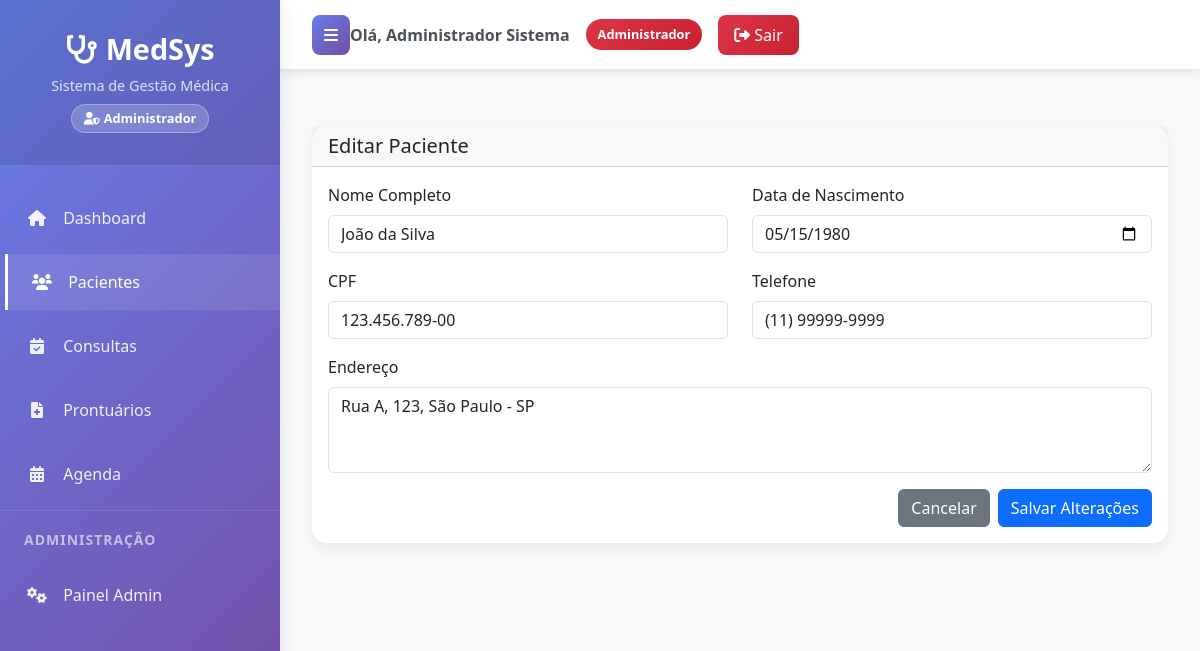
Screenshot of /pacientes/1/editar/ (signed in) with the database file from the repository.
### clinica/models.py (models this page shows, shortened)
class User(AbstractUser):
    USER_TYPE_CHOICES = [
        ('admin', 'Administrador'),
        ('medico', 'Médico'),
        ('recepcionista', 'Recepcionista'),
    ]
    user_type = models.CharField(max_length=20, choices=USER_TYPE_CHOICES, default='recepcionista')
    telefone = models.CharField(max_length=20, blank=True, null=True)

class Paciente(models.Model):
    nome = models.CharField(max_length=100)
    data_nascimento = models.DateField()
    cpf = models.CharField(max_length=14, unique=True)
    telefone = models.CharField(max_length=20)
    endereco = models.TextField()

### prontuario/views.py (the view, shortened to what this page needs)
# urls.py: path('pacientes/<int:paciente_id>/editar/', views.editar_paciente, name='editar_paciente'),
@recepcionista_or_admin_required
def editar_paciente(request, paciente_id):
    paciente = get_object_or_404(Paciente, id=paciente_id)
    return render(request, 'pacientes/editar_paciente.html', {'paciente': paciente})

### templates/pacientes/editar_paciente.html (shortened to what this page needs)
{% extends 'layouts/base.html' %}
{% block content %}
<div class="row mt-4">
    <div class="col-12">
        <div class="card">
            <div class="card-header">
                <h5 class="mb-0">Editar Paciente</h5>
            </div>
            <div class="card-body">
                <form method="POST">
                    <div class="row">
                        <div class="col-md-6 mb-3">
                            <label for="nome" class="form-label">Nome Completo</label>
                            <input type="text" class="form-control" id="nome" name="nome" value="{{ paciente.nome }}" required>
                        </div>
                        <div class="col-md-6 mb-3">
                            <label for="data_nascimento" class="form-label">Data de Nascimento</label>
                            <input type="date" class="form-control" id="data_nascimento" name="data_nascimento" value="{{ paciente.data_nascimento|date:'Y-m-d' }}" required>
                        </div>
                    </div>
                    <div class="row">
                        <div class="col-md-6 mb-3">
                            <label for="cpf" class="form-label">CPF</label>
                            <input type="text" class="form-control" id="cpf" name="cpf" value="{{ paciente.cpf }}" required>
                        </div>
                        <div class="col-md-6 mb-3">
                            <label for="telefone" class="form-label">Telefone</label>
                            <input type="tel" class="form-control" id="telefone" name="telefone" value="{{ paciente.telefone }}" required>
                        </div>
                    </div>
                    <div class="mb-3">
                        <label for="endereco" class="form-label">Endereço</label>
                        <textarea class="form-control" id="endereco" name="endereco" rows="3" required>{{ paciente.endereco }}</textarea>
                    </div>
                    <div class="d-flex justify-content-end">
                        <a href="{% url 'visualizar_paciente' paciente.id %}" class="btn btn-secondary me-2">Cancelar</a>
                        <button type="submit" class="btn btn-primary">Salvar Alterações</button>
                    </div>
                </form>
            </div>
        </div>
    </div>
</div>
{% endblock %}

### templates/layouts/base.html (shortened to what this page needs)
<!DOCTYPE html>
<html lang="pt-BR">
<head>
    <link href="https://cdn.jsdelivr.net/npm/bootstrap@5.3.0/dist/css/bootstrap.min.css" rel="stylesheet">
    <link href="https://cdnjs.cloudflare.com/ajax/libs/font-awesome/6.0.0/css/all.min.css" rel="stylesheet">
</head>
<body>
    <div class="wrapper">
        <nav id="sidebar">
            <div class="sidebar-header">
                <h3><i class="fas fa-stethoscope me-2"></i>MedSys</h3>
                <p>Sistema de Gestão Médica</p>
                {% if user.is_authenticated %}
                    <div class="user-type-badge">
                        {% if user.is_superuser or user.user_type == 'admin' %}
                            <i class="fas fa-user-shield me-1"></i>Administrador
                        {% elif user.user_type == 'medico' %}
                            <i class="fas fa-user-md me-1"></i>Área Médica
                        {% else %}
                            <i class="fas fa-user-cog me-1"></i>Recepção
                        {% endif %}
                    </div>
                {% endif %}
            </div>
            <ul class="list-unstyled components">
                <li {% if request.path == '/dashboard/' %}class="active"{% endif %}>
                    <a href="{% url 'dashboard' %}">
                        <i class="fas fa-home"></i> Dashboard
                    </a>
                </li>
                {% if user.is_superuser or user.user_type == 'admin' or user.user_type == 'recepcionista' %}
                <li {% if 'pacientes' in request.path %}class="active"{% endif %}>
                    <a href="{% url 'pacientes' %}">
                        <i class="fas fa-users"></i> Pacientes
                    </a>
                </li>
                {% endif %}
                <li {% if 'consultas' in request.path %}class="active"{% endif %}>
                    <a href="{% url 'consultas' %}">
                        <i class="fas fa-calendar-check"></i>
                        {% if user.user_type == 'medico' %}Minhas Consultas{% else %}Consultas{% endif %}
                    </a>
                </li>
                {% if user.is_superuser or user.user_type == 'admin' or user.user_type == 'medico' %}
                <li {% if 'prontuarios' in request.path %}class="active"{% endif %}>
                    <a href="{% url 'prontuarios' %}">
                        <i class="fas fa-file-medical"></i>
                        {% if user.user_type == 'medico' %}Meus Prontuários{% else %}Prontuários{% endif %}
                    </a>
                </li>
                {% endif %}
                <li {% if 'agenda' in request.path %}class="active"{% endif %}>
                    <a href="{% url 'agenda' %}">
                        <i class="fas fa-calendar-alt"></i> Agenda
                    </a>
                </li>
                {% if user.is_superuser or user.user_type == 'admin' %}
                <li class="nav-header">
                    <small>ADMINISTRAÇÃO</small>
                </li>
                <li>
                    <a href="/admin/" target="_blank">
                        <i class="fas fa-cogs"></i> Painel Admin
                    </a>
                </li>
                {% endif %}
            </ul>
        </nav>
        <div id="content">
            <nav class="navbar top-navbar">
                <div class="navbar-content">
                    <button type="button" id="sidebarCollapse">
                        <i class="fas fa-bars"></i>
                    </button>
                    {% if user.is_authenticated %}
                        <div class="user-info">
                            <span class="user-name">
                                Olá, <strong>{{ user.get_full_name|default:user.username }}</strong>
                            </span>
                            <span class="user-type-badge {% if user.is_superuser or user.user_type == 'admin' %}admin{% elif user.user_type == 'medico' %}medico{% else %}recepcionista{% endif %}">
                                {% if user.is_superuser or user.user_type == 'admin' %}
                                    Administrador
                                {% elif user.user_type == 'medico' %}
                                    Médico
                                {% else %}
                                    Recepcionista
                                {% endif %}
                            </span>
                            <a href="{% url 'logout_view' %}" class="btn-logout">
                                <i class="fas fa-sign-out-alt me-1"></i>Sair
                            </a>
                        </div>
                    {% endif %}
                </div>
            </nav>
            <div class="main-content">
                {% block content %}
                {% endblock %}
            </div>
        </div>
    </div>
</body>
</html>

### templates/layouts/base.html (style rules this page uses)
:root { --primary-gradient: linear-gradient(135deg, #667eea 0%, #764ba2 100%); --sidebar-width: 280px; --navbar-height: 70px; }
* { margin: 0; padding: 0; box-sizing: border-box; }
body { font-family: 'Segoe UI', Tahoma, Geneva, Verdana, sans-serif; background-color: #f8f9fa; }
.wrapper { display: flex; width: 100%; min-height: 100vh; }
#sidebar { min-width: var(--sidebar-width); max-width: var(--sidebar-width); background: var(--primary-gradient); color: white; transition: all 0.3s; box-shadow: 0 0 20px rgba(0, 0, 0, 0.1); position: fixed; height: 100vh; z-index: 1000; overflow-y: auto; }
.sidebar-header { padding: 2rem 1.5rem; text-align: center; border-bottom: 1px solid rgba(255, 255, 255, 0.1); background: rgba(0, 0, 0, 0.1); }
.sidebar-header h3 { color: white; font-weight: bold; font-size: 1.8rem; margin-bottom: 0.5rem; }
.sidebar-header p { color: rgba(255, 255, 255, 0.8); font-size: 0.9rem; margin: 0; }
.sidebar-header .user-type-badge { display: inline-block; padding: 0.25rem 0.75rem; border-radius: 15px; font-size: 0.8rem; margin-top: 0.5rem; background: rgba(255, 255, 255, 0.2); border: 1px solid rgba(255, 255, 255, 0.3); }
#sidebar ul.components { padding: 1rem 0; }
#sidebar ul li { list-style: none; margin: 0.5rem 0; }
#sidebar ul li a { padding: 1rem 1.5rem; font-size: 1rem; display: block; color: rgba(255, 255, 255, 0.9); text-decoration: none; transition: all 0.3s; border-left: 3px solid transparent; }
#sidebar ul li a:hover, #sidebar ul li.active a { color: white; background: rgba(255, 255, 255, 0.1); border-left-color: white; transform: translateX(5px); }
#sidebar ul li a i { margin-right: 0.75rem; width: 20px; text-align: center; }
.nav-header { padding: 1rem 1.5rem 0.5rem; margin-top: 1rem; border-top: 1px solid rgba(255, 255, 255, 0.1); }
.nav-header small { color: rgba(255, 255, 255, 0.6); font-weight: 600; letter-spacing: 1px; }
#content { width: 100%; min-height: 100vh; transition: all 0.3s; margin-left: var(--sidebar-width); }
.top-navbar { background: white; box-shadow: 0 2px 10px rgba(0, 0, 0, 0.1); height: var(--navbar-height); padding: 0; border-bottom: 1px solid #e9ecef; }
.navbar-content { height: 100%; display: flex; align-items: center; justify-content: space-between; padding: 0 2rem; }
#sidebarCollapse { background: var(--primary-gradient); border: none; border-radius: 8px; padding: 0.5rem 0.75rem; color: white; transition: all 0.3s; }
.user-info { display: flex; align-items: center; gap: 1rem; }
.user-info .user-name { color: #495057; font-weight: 600; }
.user-type-badge { padding: 0.375rem 0.75rem; border-radius: 20px; font-size: 0.8rem; font-weight: 600; }
.user-type-badge.admin { background: linear-gradient(135deg, #dc3545, #c82333); color: white; }
.btn-logout { background: linear-gradient(135deg, #dc3545, #c82333); border: none; border-radius: 8px; padding: 0.5rem 1rem; color: white; text-decoration: none; transition: all 0.3s; font-weight: 500; }
.main-content { padding: 2rem; min-height: calc(100vh - var(--navbar-height)); }
.card { border: none; border-radius: 15px; box-shadow: 0 5px 15px rgba(0, 0, 0, 0.08); transition: transform 0.3s ease; }

### rows the page displays
User: get_full_name "Administrador Sistema"
Paciente: nome "João da Silva", data_nascimento "05/15/1980", cpf "123.456.789-00", telefone "(11) 99999-9999", endereco "Rua A, 123, São Paulo - SP"
